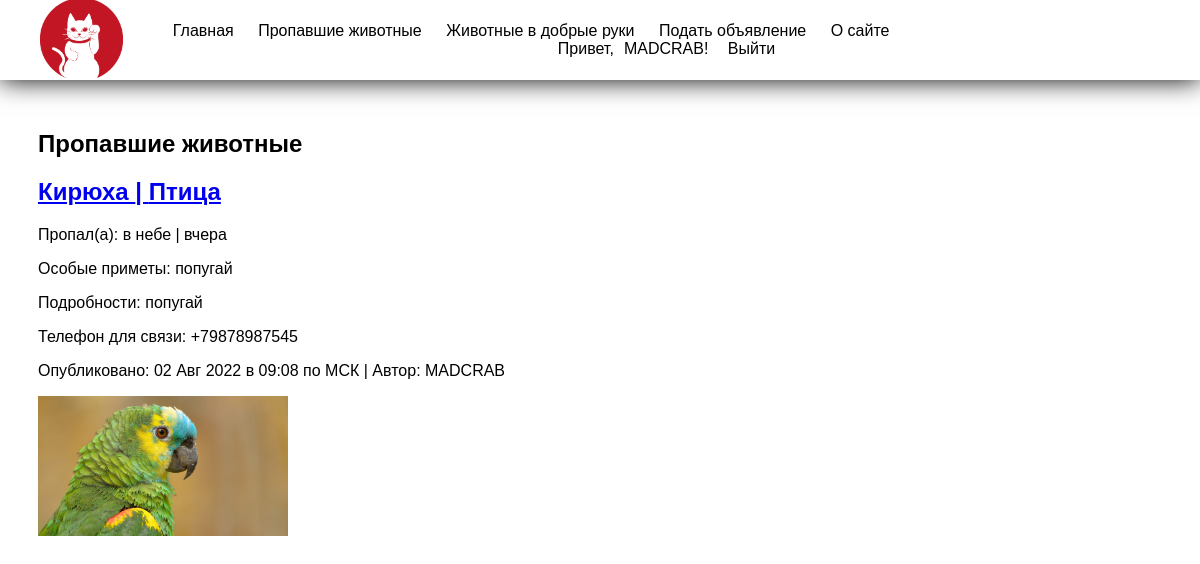
The page /lost_list/ (signed in) on the database its author committed.
### lost/models.py (models this page shows, shortened)
class LostAnimal(models.Model):  # модель животного-потеряшки
    objects = models.Manager()
    author = models.ForeignKey(User, on_delete=models.PROTECT, verbose_name='Автор', editable=False, null=True)
    name = models.CharField(max_length=200, verbose_name='Кличка')
    type = models.ForeignKey('AnimalType', null=True, on_delete=models.PROTECT, verbose_name='Тип животного')
    photo = models.ImageField(upload_to='photos/%Y-%m-d/', verbose_name='Фото', null=True)
    place = models.CharField(max_length=200, verbose_name='Где пропал(а)')
    time = models.CharField(verbose_name='Когда пропал', blank=True, max_length=200)
    special_signs = models.CharField(max_length=200, verbose_name='Особые приметы', blank=True)
    description = models.TextField(verbose_name='Подробности')
    phoneNumberRegex = RegexValidator(regex=r"^\+?1?\d{8,15}$")  # валидатор для поля номера телефона
    phone_number = models.CharField(validators=[phoneNumberRegex], max_length=12)
    published = models.DateTimeField(verbose_name='Опубликовано', auto_now_add=True)
    class Meta:
        verbose_name = 'Пропавшее животное'
        verbose_name_plural = 'Пропавшие животные'
        ordering = ['-published']

class AnimalType(models.Model):  # возможные типы животных для выбора в 'type' в модели LostAnimal
    objects = models.Manager()
    name = models.CharField(max_length=200, verbose_name='Название', unique=True)
    class Meta:
        verbose_name = 'Тип животного'
        verbose_name_plural = 'Типы животных'
    def __str__(self):
        return self.name

### lost/views.py (the view)
# urls.py: path('lost_list/', views.LostAnimalListView.as_view(), name='lost_list'),
class LostAnimalListView(ListView):  # список всех животных в списке потеряшек
    model = LostAnimal
    template_name = 'lost/lost_list.html'

### templates/lost/lost_list.html (shortened to what this page needs)
<!DOCTYPE html>
{% extends 'base.html' %}
{% block content %}
    <h2>Пропавшие животные</h2>
    {% if object_list.count > 0 %}
        {% for animal in object_list %}
            <div class="animal-chars">
                <h2> <a href="{% url 'lost_detail' animal.pk %}">{{animal.name}} | {{animal.type}} </a> </h2>
                <p>Пропал(а): {{animal.place}} | {{animal.time}}</p>
                <p>Особые приметы: {{animal.special_signs}}</p>
                <p>Подробности: {{animal.description}}</p>
                <p>Телефон для связи: {{animal.phone_number}}</p>
                <p>Опубликовано: {{animal.published|date:"d M Y в H:m по МСК"}} | Автор: {{animal.author}}</p>
                <img class="img centered" src="{{animal.photo.url}}" style="width:250px;">
            </div>
        {% endfor %}
    {% else %}
        <p>В списке пропавших животных пусто.</p>
    {% endif %}
{% endblock content %}

### templates/base.html (shortened to what this page needs)
<!DOCTYPE html>
{% load static %}
<html lang="en">
    <head>
        {% block css %}
            <link href="{% static 'lost/css/buttons.css' %}" rel="stylesheet"/>
            <link href="{% static 'lost/css/base.css' %}" rel="stylesheet"/>
        {% endblock css %}
    </head>
    <body>
        <header>
            <a href="{% url 'home' %}"><img src="{% static 'lost/images/logocat.png' %}"/></a>
            <nav>
                <ul>
                    <li><a href="{% url 'home' %}">Главная</a></li>
                    <li><a href="{% url 'lost_list' %}">Пропавшие животные</a></li>
                    <li><a href="{% url 'lost_list' %}">Животные в добрые руки</a></li>
                    <li><a href="{% url 'lost_create' %}">Подать объявление</a></li>
                    <li><a href="{% url 'about' %}">О сайте</a></li>
                </ul>
                <div class="nav-auth">
                    {% if user.is_authenticated %}
                        {% if user.is_superuser %}
                            <p>Привет,<a href="/admin/">{{user.username}}!</a></p>
                            <a href="{% url 'logout' %}">Выйти</a>
                        {% else %}
                            <p>Привет,{{user.username}}!</p>
                            <a href="{% url 'logout' %}">Выйти</a>
                        {% endif %}
                    {% else %}
                        <p> <a href="{% url 'login' %}">Войти</a> </p>
                        <p> <a href="{% url 'signup' %}">Создать аккаунт</a> </p>
                    {% endif %}
                </div>
            </nav>
        </header>
        {% block content %}
        {% endblock content %}
    </body>
</html>

### static/lost/css/base.css (style rules this page uses)
header nav .nav-auth { margin-left: 440px; }
header nav .nav-auth p { margin: -5px; }
header nav .nav-auth a { text-decoration: none; color: black; margin: 10px; }
header img { height: 80px; margin-left: 40px; }
body { height: 125vh; background-image: #ffff; background-size: cover; font-family: sans-serif; margin-top: 80px; padding: 30px; }
header { background-color: white; position: fixed; top: 0; left: 0; right: 0; height: 80px; display: flex; align-items: center; box-shadow: 0 0 25px 0 black; }
header * { display: inline; }
header li { margin: 10px; }
header li a { color: black; text-decoration: none; }

### rows shown on the page
LostAnimal: name "Кирюха", type "Птица", place "в небе", time "вчера", special_signs "попугай", description "попугай", phone_number "+79878987545", published "02 Авг 2022 в 09:08 по МСК", author "MADCRAB", photo (picture)

### other values the page prints
{{ user.username }} "MADCRAB"
